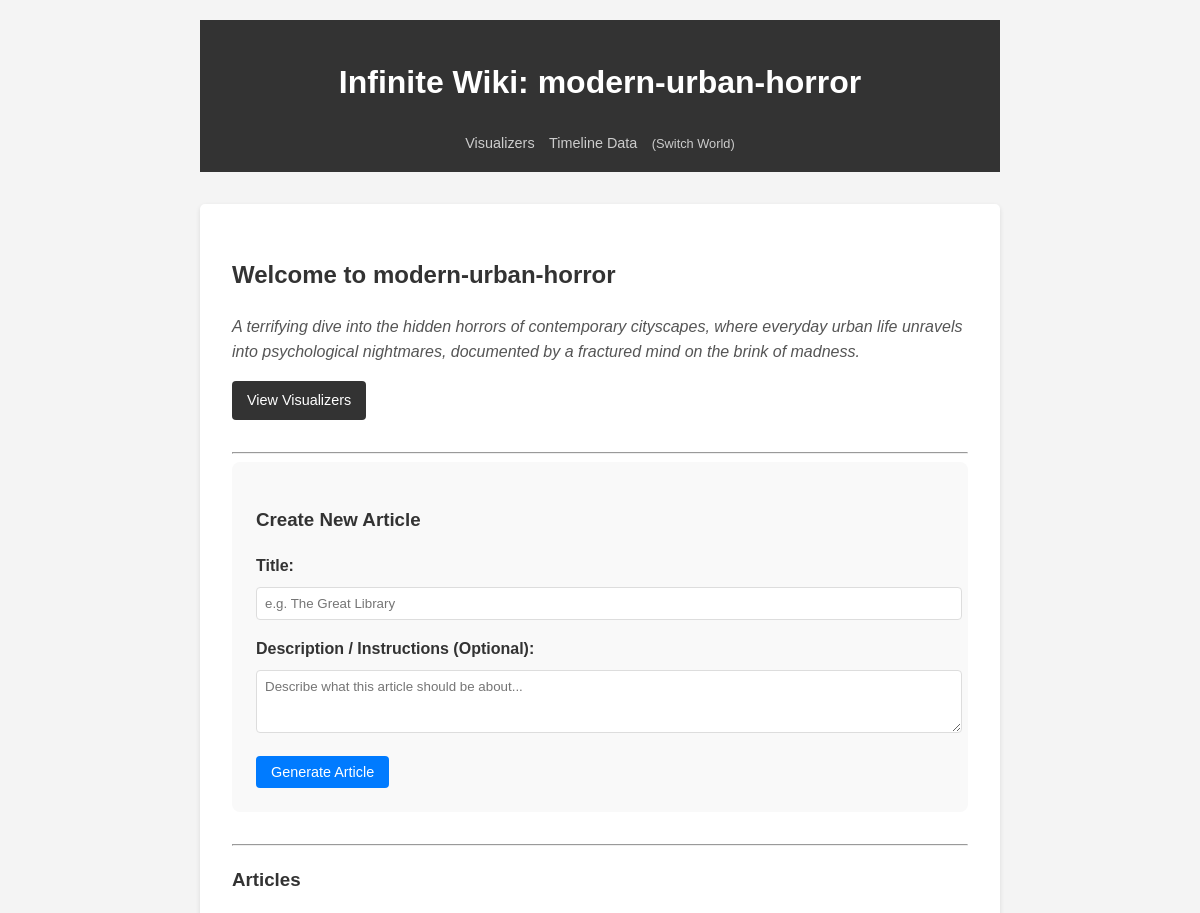
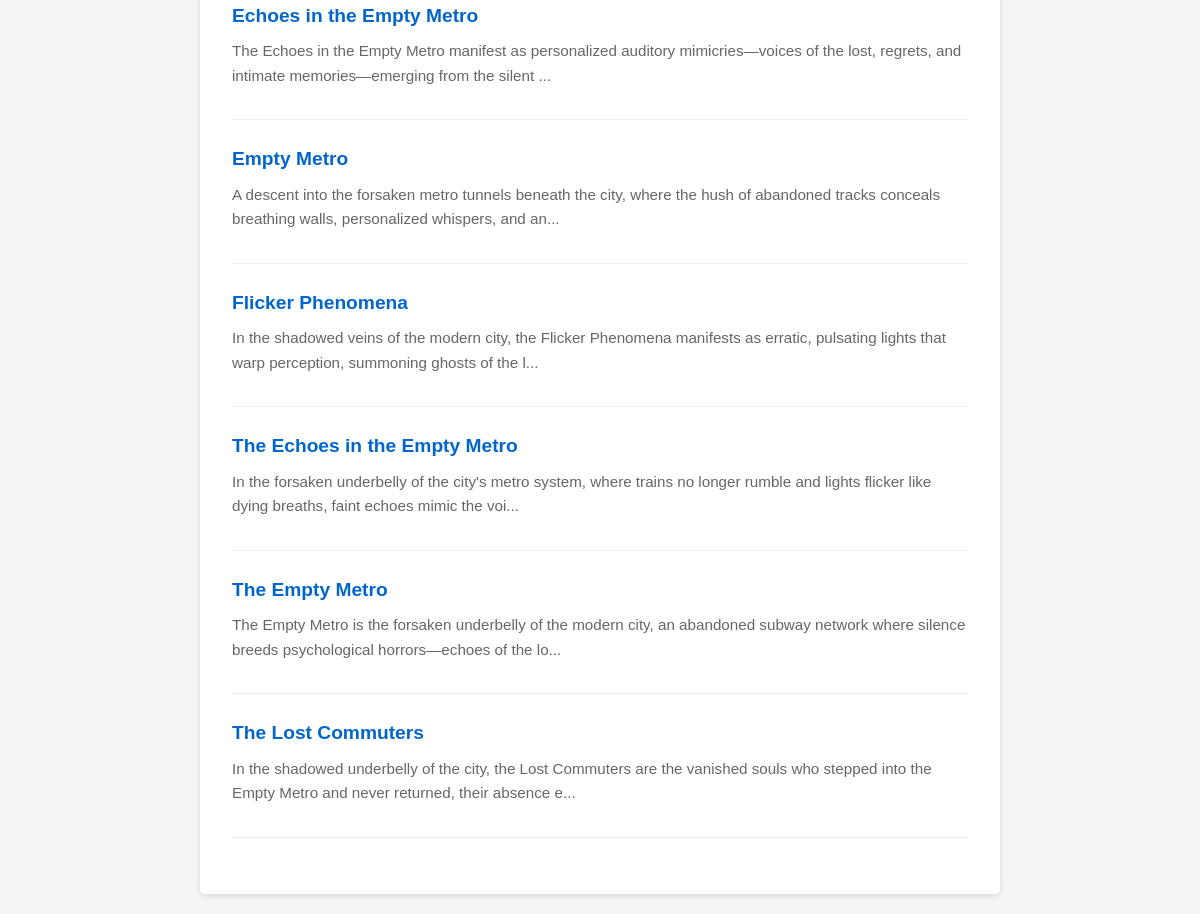
/world/modern-urban-horror, run on the app's committed database (2 pictures, top to bottom).
### app/models/article.py (models this page shows)
class ArticleBase(SQLModel):
    title: str = Field(index=True)
    summary: str
    content: str
    image_url: Optional[str] = Field(default=None)
    image_caption: Optional[str] = Field(default=None)
    year: Optional[str] = Field(default=None)

class Article(ArticleBase, table=True):
    id: Optional[int] = Field(default=None, primary_key=True)
    related_entities_json: str = "[]"

### app/main.py (the view)
@app.get("/world/{world_name}", response_class=HTMLResponse)
async def world_home(request: Request, world_name: str):
    session_gen = get_session(world_name)
    session = next(session_gen)
    try:
        statement = select(Article).order_by(Article.title)
        articles = session.exec(statement).all()
        world_config = world_manager.get_config(world_name)
        return templates.TemplateResponse(
            "world_overview.html",
            {
                "request": request,
                "world_name": world_name,
                "world_config": world_config,
                "articles": articles,
            },
        )
    finally:
        session.close()

### app/templates/world_overview.html (shortened to what this page needs)
{% extends "base.html" %}
{% block content %}
<div class="overview-header">
    <h2>Welcome to {{ world_name }}</h2>
    <p class="description">{{ world_config.description }}</p>
    <div class="actions">
        <a href="{{ base_url }}/world/{{ world_name }}/visualizers" class="btn">View Visualizers</a>
    </div>
</div>
<hr>
<div class="create-section">
    <h3>Create New Article</h3>
    <form action="{{ base_url }}/world/{{ world_name }}/create_custom" method="post" class="create-form">
        <div class="form-group">
            <label for="title">Title:</label>
            <input type="text" id="title" name="title" required placeholder="e.g. The Great Library">
        </div>
        <div class="form-group">
            <label for="description">Description / Instructions (Optional):</label>
            <textarea id="description" name="description" rows="3"
                placeholder="Describe what this article should be about..."></textarea>
        </div>
        <button type="submit" class="btn primary">Generate Article</button>
    </form>
</div>
<hr>
<h3>Articles</h3>
{% if articles %}
<ul class="article-list">
    {% for article in articles %}
    <li>
        <a href="{{ base_url }}/world/{{ world_name }}/wiki/{{ article.title }}">{{ article.title }}</a>
        {% if article.summary %}
        <p class="article-summary">{{ article.summary[:150] }}...</p>
        {% endif %}
    </li>
    {% endfor %}
</ul>
{% else %}
<p>No articles found. <a href="{{ base_url }}/world/{{ world_name }}/wiki/Start">Create the first one!</a></p>
{% endif %}
{% endblock %}

### app/templates/base.html (style rules this page uses)
body { font-family: sans-serif; line-height: 1.6; max-width: 800px; margin: 0 auto; padding: 20px; background: #f4f4f4; color: #333; }
a { color: #0066cc; text-decoration: none; }

### app/templates/world_overview.html (style rules this page uses)
.overview-header { margin-bottom: 2rem; }
.description { font-style: italic; color: #555; }
.actions { margin-top: 1rem; }
.btn { display: inline-block; padding: 8px 15px; background: #333; color: #fff; text-decoration: none; border-radius: 4px; font-size: 0.9em; }
.article-list { list-style: none; padding: 0; }
.article-list li { margin-bottom: 1.5rem; border-bottom: 1px solid #eee; padding-bottom: 1rem; }
.article-list a { font-size: 1.2em; font-weight: bold; }
.article-summary { color: #666; margin-top: 0.5rem; font-size: 0.95em; }
.create-section { background: #f9f9f9; padding: 1.5rem; border-radius: 8px; margin-bottom: 2rem; }
.create-form .form-group { margin-bottom: 1rem; }
.create-form label { display: block; margin-bottom: 0.5rem; font-weight: bold; }
.create-form input[type="text"], .create-form textarea { width: 100%; padding: 8px; border: 1px solid #ddd; border-radius: 4px; font-family: inherit; }
.btn.primary { background: #007bff; color: white; border: none; cursor: pointer; }

### data on the page
Article: title "Echoes in the Empty Metro", summary "The Echoes in the Empty Metro manifest as personalized auditory mimicries—voices of the lost, regrets, and intimate memories—emerging from the silent"
Article: title "Empty Metro", summary "A descent into the forsaken metro tunnels beneath the city, where the hush of abandoned tracks conceals breathing walls, personalized whispers, and an"
Article: title "Flicker Phenomena", summary "In the shadowed veins of the modern city, the Flicker Phenomena manifests as erratic, pulsating lights that warp perception, summoning ghosts of the l"
Article: title "The Echoes in the Empty Metro", summary "In the forsaken underbelly of the city's metro system, where trains no longer rumble and lights flicker like dying breaths, faint echoes mimic the voi"
Article: title "The Empty Metro", summary "The Empty Metro is the forsaken underbelly of the modern city, an abandoned subway network where silence breeds psychological horrors—echoes of the lo"
Article: title "The Lost Commuters", summary "In the shadowed underbelly of the city, the Lost Commuters are the vanished souls who stepped into the Empty Metro and never returned, their absence e"

### other printed values
{{ world_name }} "modern-urban-horror"
{{ world_config.description }} "A terrifying dive into the hidden horrors of contemporary cityscapes, where everyday urban life unravels into psychological nightmares, documented by a fractured mind on the brink of madness."
